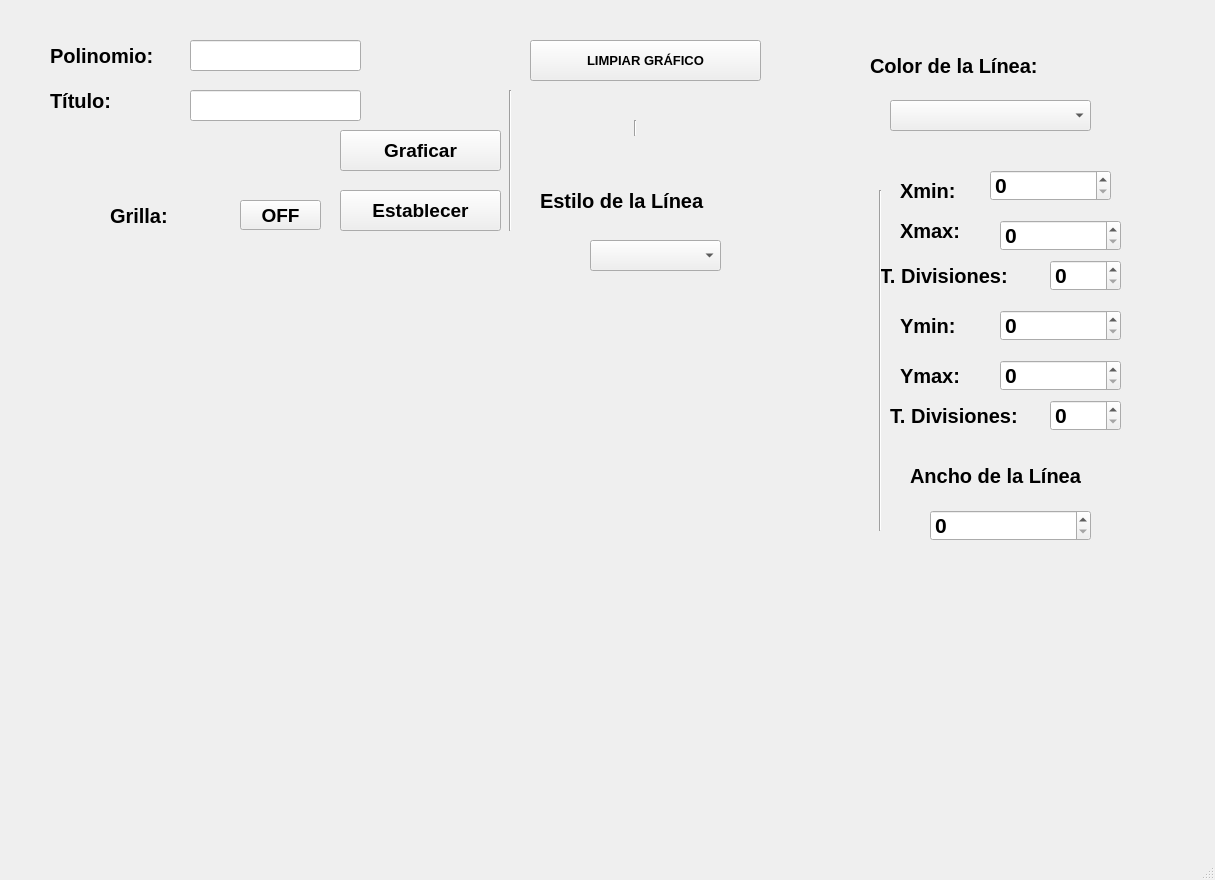
<?xml version="1.0" encoding="UTF-8"?>
<ui version="4.0">
 <class>MainWindow</class>
 <widget class="QMainWindow" name="MainWindow">
  <property name="geometry">
   <rect>
    <x>0</x>
    <y>0</y>
    <width>1215</width>
    <height>880</height>
   </rect>
  </property>
  <property name="windowTitle">
   <string>MainWindow</string>
  </property>
  <widget class="QWidget" name="centralwidget">
   <widget class="QPushButton" name="btn_limpiar">
    <property name="geometry">
     <rect>
      <x>530</x>
      <y>40</y>
      <width>231</width>
      <height>41</height>
     </rect>
    </property>
    <property name="font">
     <font>
      <pointsize>10</pointsize>
      <weight>75</weight>
      <bold>true</bold>
     </font>
    </property>
    <property name="text">
     <string>LIMPIAR GRÁFICO</string>
    </property>
   </widget>
   <widget class="QComboBox" name="cb_estiloLinea">
    <property name="geometry">
     <rect>
      <x>590</x>
      <y>240</y>
      <width>131</width>
      <height>31</height>
     </rect>
    </property>
    <property name="font">
     <font>
      <pointsize>16</pointsize>
      <weight>75</weight>
      <bold>true</bold>
     </font>
    </property>
   </widget>
   <widget class="QLabel" name="label_6">
    <property name="geometry">
     <rect>
      <x>870</x>
      <y>50</y>
      <width>261</width>
      <height>31</height>
     </rect>
    </property>
    <property name="font">
     <font>
      <pointsize>15</pointsize>
      <weight>75</weight>
      <bold>true</bold>
     </font>
    </property>
    <property name="text">
     <string>Color de la Línea:</string>
    </property>
   </widget>
   <widget class="QPushButton" name="btn_grilla">
    <property name="geometry">
     <rect>
      <x>240</x>
      <y>200</y>
      <width>81</width>
      <height>30</height>
     </rect>
    </property>
    <property name="font">
     <font>
      <pointsize>14</pointsize>
      <weight>75</weight>
      <bold>true</bold>
     </font>
    </property>
    <property name="text">
     <string>OFF</string>
    </property>
   </widget>
   <widget class="QWidget" name="verticalLayoutWidget">
    <property name="geometry">
     <rect>
      <x>80</x>
      <y>290</y>
      <width>781</width>
      <height>321</height>
     </rect>
    </property>
    <layout class="QVBoxLayout" name="verticalLayout"/>
   </widget>
   <widget class="QPushButton" name="btn_graficar">
    <property name="geometry">
     <rect>
      <x>340</x>
      <y>130</y>
      <width>161</width>
      <height>41</height>
     </rect>
    </property>
    <property name="font">
     <font>
      <pointsize>14</pointsize>
      <weight>75</weight>
      <bold>true</bold>
     </font>
    </property>
    <property name="text">
     <string>Graficar</string>
    </property>
   </widget>
   <widget class="QLabel" name="label_3">
    <property name="geometry">
     <rect>
      <x>110</x>
      <y>200</y>
      <width>121</width>
      <height>31</height>
     </rect>
    </property>
    <property name="font">
     <font>
      <pointsize>15</pointsize>
      <weight>75</weight>
      <bold>true</bold>
     </font>
    </property>
    <property name="text">
     <string>Grilla: </string>
    </property>
   </widget>
   <widget class="QLabel" name="label">
    <property name="geometry">
     <rect>
      <x>50</x>
      <y>40</y>
      <width>141</width>
      <height>31</height>
     </rect>
    </property>
    <property name="font">
     <font>
      <pointsize>15</pointsize>
      <weight>75</weight>
      <bold>true</bold>
     </font>
    </property>
    <property name="text">
     <string>Polinomio: </string>
    </property>
   </widget>
   <widget class="Line" name="line_2">
    <property name="geometry">
     <rect>
      <x>500</x>
      <y>90</y>
      <width>20</width>
      <height>141</height>
     </rect>
    </property>
    <property name="orientation">
     <enum>Qt::Vertical</enum>
    </property>
   </widget>
   <widget class="QSpinBox" name="sp_divisionesX">
    <property name="geometry">
     <rect>
      <x>1050</x>
      <y>260</y>
      <width>71</width>
      <height>31</height>
     </rect>
    </property>
    <property name="font">
     <font>
      <pointsize>16</pointsize>
      <weight>75</weight>
      <bold>true</bold>
     </font>
    </property>
   </widget>
   <widget class="QPushButton" name="btn_titulo">
    <property name="geometry">
     <rect>
      <x>340</x>
      <y>190</y>
      <width>161</width>
      <height>41</height>
     </rect>
    </property>
    <property name="font">
     <font>
      <pointsize>14</pointsize>
      <weight>75</weight>
      <bold>true</bold>
     </font>
    </property>
    <property name="text">
     <string>Establecer</string>
    </property>
   </widget>
   <widget class="QLabel" name="label_8">
    <property name="geometry">
     <rect>
      <x>900</x>
      <y>180</y>
      <width>71</width>
      <height>21</height>
     </rect>
    </property>
    <property name="font">
     <font>
      <pointsize>15</pointsize>
      <weight>75</weight>
      <bold>true</bold>
     </font>
    </property>
    <property name="text">
     <string>Xmin:</string>
    </property>
   </widget>
   <widget class="QSpinBox" name="sp_divisionesY">
    <property name="geometry">
     <rect>
      <x>1050</x>
      <y>400</y>
      <width>71</width>
      <height>31</height>
     </rect>
    </property>
    <property name="font">
     <font>
      <pointsize>16</pointsize>
      <weight>75</weight>
      <bold>true</bold>
     </font>
    </property>
   </widget>
   <widget class="QLabel" name="label_10">
    <property name="geometry">
     <rect>
      <x>900</x>
      <y>360</y>
      <width>81</width>
      <height>31</height>
     </rect>
    </property>
    <property name="font">
     <font>
      <pointsize>15</pointsize>
      <weight>75</weight>
      <bold>true</bold>
     </font>
    </property>
    <property name="text">
     <string>Ymax:</string>
    </property>
   </widget>
   <widget class="QLineEdit" name="txt_polinomio">
    <property name="geometry">
     <rect>
      <x>190</x>
      <y>40</y>
      <width>171</width>
      <height>31</height>
     </rect>
    </property>
    <property name="alignment">
     <set>Qt::AlignCenter</set>
    </property>
   </widget>
   <widget class="QSpinBox" name="sp_Xmax">
    <property name="geometry">
     <rect>
      <x>1000</x>
      <y>220</y>
      <width>121</width>
      <height>31</height>
     </rect>
    </property>
    <property name="font">
     <font>
      <pointsize>16</pointsize>
      <weight>75</weight>
      <bold>true</bold>
     </font>
    </property>
   </widget>
   <widget class="QLabel" name="label_7">
    <property name="geometry">
     <rect>
      <x>910</x>
      <y>460</y>
      <width>241</width>
      <height>31</height>
     </rect>
    </property>
    <property name="font">
     <font>
      <pointsize>15</pointsize>
      <weight>75</weight>
      <bold>true</bold>
     </font>
    </property>
    <property name="text">
     <string>Ancho de la Línea </string>
    </property>
   </widget>
   <widget class="QLabel" name="label_2">
    <property name="geometry">
     <rect>
      <x>50</x>
      <y>90</y>
      <width>111</width>
      <height>21</height>
     </rect>
    </property>
    <property name="font">
     <font>
      <pointsize>15</pointsize>
      <weight>75</weight>
      <bold>true</bold>
     </font>
    </property>
    <property name="text">
     <string>Título: </string>
    </property>
   </widget>
   <widget class="QSpinBox" name="sp_anchoLinea">
    <property name="geometry">
     <rect>
      <x>930</x>
      <y>510</y>
      <width>161</width>
      <height>31</height>
     </rect>
    </property>
    <property name="font">
     <font>
      <pointsize>16</pointsize>
      <weight>75</weight>
      <bold>true</bold>
     </font>
    </property>
   </widget>
   <widget class="QLabel" name="label_12">
    <property name="geometry">
     <rect>
      <x>880</x>
      <y>260</y>
      <width>161</width>
      <height>31</height>
     </rect>
    </property>
    <property name="font">
     <font>
      <pointsize>15</pointsize>
      <weight>75</weight>
      <bold>true</bold>
     </font>
    </property>
    <property name="text">
     <string>T. Divisiones: </string>
    </property>
   </widget>
   <widget class="Line" name="line_3">
    <property name="geometry">
     <rect>
      <x>870</x>
      <y>190</y>
      <width>20</width>
      <height>341</height>
     </rect>
    </property>
    <property name="orientation">
     <enum>Qt::Vertical</enum>
    </property>
   </widget>
   <widget class="QSpinBox" name="sp_Ymin">
    <property name="geometry">
     <rect>
      <x>1000</x>
      <y>310</y>
      <width>121</width>
      <height>31</height>
     </rect>
    </property>
    <property name="font">
     <font>
      <pointsize>16</pointsize>
      <weight>75</weight>
      <bold>true</bold>
     </font>
    </property>
   </widget>
   <widget class="QLabel" name="label_9">
    <property name="geometry">
     <rect>
      <x>900</x>
      <y>210</y>
      <width>81</width>
      <height>41</height>
     </rect>
    </property>
    <property name="font">
     <font>
      <pointsize>15</pointsize>
      <weight>75</weight>
      <bold>true</bold>
     </font>
    </property>
    <property name="text">
     <string>Xmax:</string>
    </property>
   </widget>
   <widget class="QSpinBox" name="sp_Xmin">
    <property name="geometry">
     <rect>
      <x>990</x>
      <y>170</y>
      <width>121</width>
      <height>31</height>
     </rect>
    </property>
    <property name="font">
     <font>
      <pointsize>16</pointsize>
      <weight>75</weight>
      <bold>true</bold>
     </font>
    </property>
   </widget>
   <widget class="QLabel" name="label_11">
    <property name="geometry">
     <rect>
      <x>900</x>
      <y>310</y>
      <width>81</width>
      <height>31</height>
     </rect>
    </property>
    <property name="font">
     <font>
      <pointsize>15</pointsize>
      <weight>75</weight>
      <bold>true</bold>
     </font>
    </property>
    <property name="text">
     <string>Ymin:</string>
    </property>
   </widget>
   <widget class="QComboBox" name="cb_ColorLinea">
    <property name="geometry">
     <rect>
      <x>890</x>
      <y>100</y>
      <width>201</width>
      <height>31</height>
     </rect>
    </property>
    <property name="font">
     <font>
      <pointsize>16</pointsize>
      <weight>75</weight>
      <bold>true</bold>
     </font>
    </property>
   </widget>
   <widget class="Line" name="line">
    <property name="geometry">
     <rect>
      <x>570</x>
      <y>120</y>
      <width>131</width>
      <height>16</height>
     </rect>
    </property>
    <property name="orientation">
     <enum>Qt::Vertical</enum>
    </property>
   </widget>
   <widget class="QLabel" name="label_5">
    <property name="geometry">
     <rect>
      <x>540</x>
      <y>190</y>
      <width>231</width>
      <height>21</height>
     </rect>
    </property>
    <property name="font">
     <font>
      <pointsize>15</pointsize>
      <weight>75</weight>
      <bold>true</bold>
     </font>
    </property>
    <property name="text">
     <string>Estilo de la Línea</string>
    </property>
   </widget>
   <widget class="QSpinBox" name="sp_Ymax">
    <property name="geometry">
     <rect>
      <x>1000</x>
      <y>360</y>
      <width>121</width>
      <height>31</height>
     </rect>
    </property>
    <property name="font">
     <font>
      <pointsize>16</pointsize>
      <weight>75</weight>
      <bold>true</bold>
     </font>
    </property>
   </widget>
   <widget class="QLineEdit" name="txt_titulo">
    <property name="geometry">
     <rect>
      <x>190</x>
      <y>90</y>
      <width>171</width>
      <height>31</height>
     </rect>
    </property>
    <property name="alignment">
     <set>Qt::AlignCenter</set>
    </property>
   </widget>
   <widget class="QLabel" name="label_13">
    <property name="geometry">
     <rect>
      <x>890</x>
      <y>400</y>
      <width>161</width>
      <height>31</height>
     </rect>
    </property>
    <property name="font">
     <font>
      <pointsize>15</pointsize>
      <weight>75</weight>
      <bold>true</bold>
     </font>
    </property>
    <property name="text">
     <string>T. Divisiones: </string>
    </property>
   </widget>
  </widget>
  <widget class="QMenuBar" name="menubar">
   <property name="geometry">
    <rect>
     <x>0</x>
     <y>0</y>
     <width>1215</width>
     <height>26</height>
    </rect>
   </property>
  </widget>
  <widget class="QStatusBar" name="statusbar"/>
 </widget>
 <resources/>
 <connections/>
</ui>
